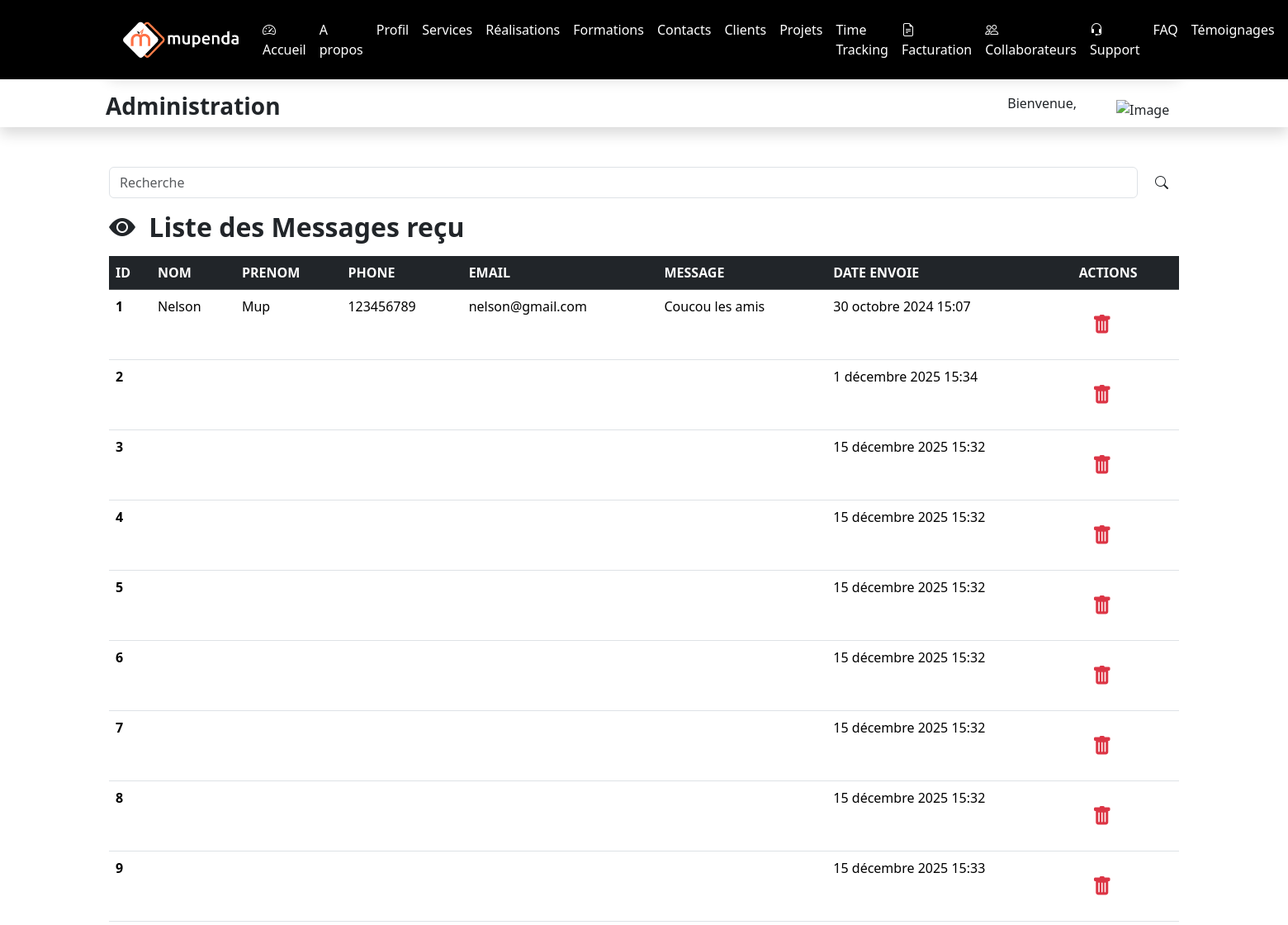
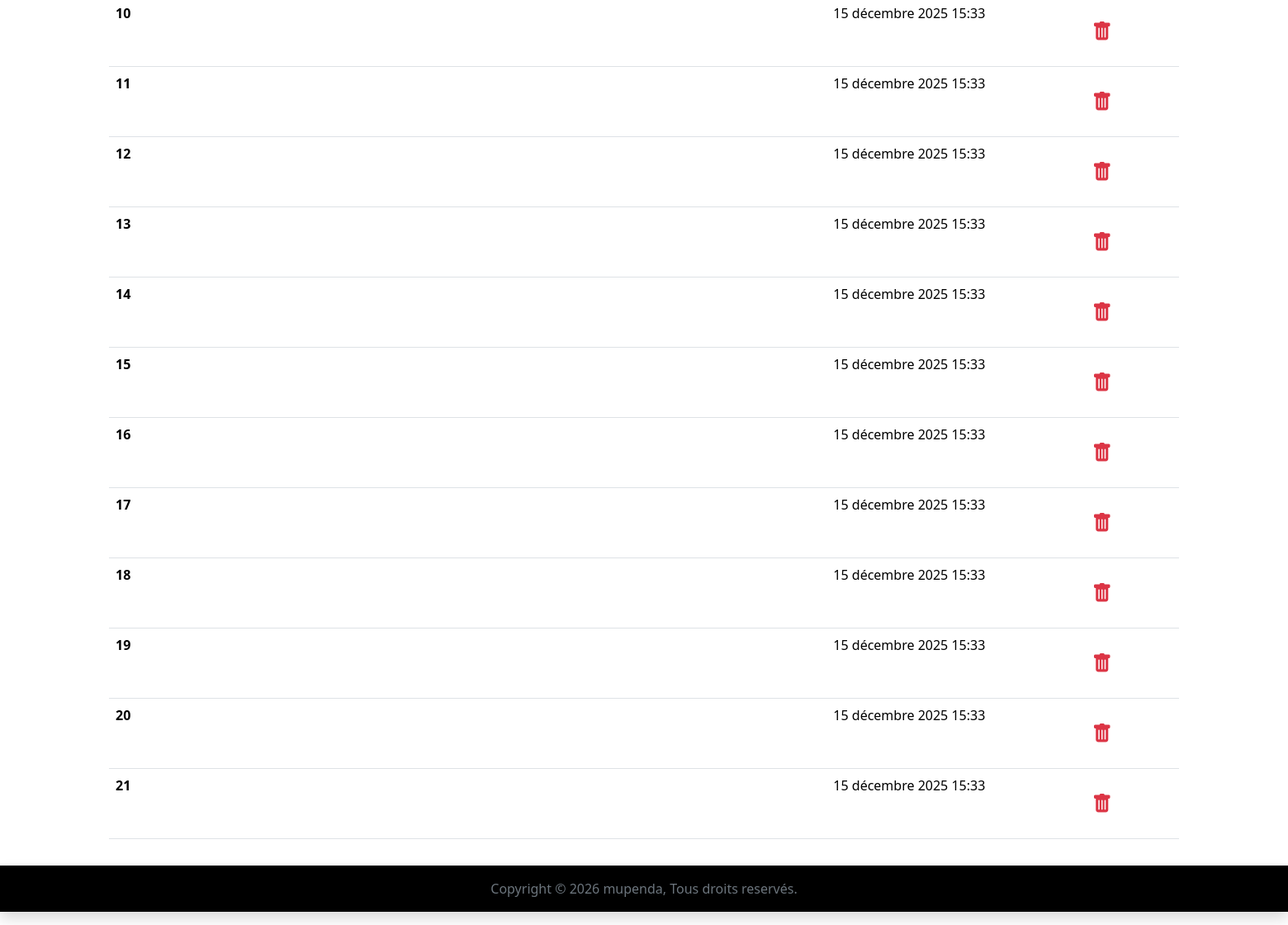
Screenshot of /administration/contact/ with the database file from the repository (2 pictures, top to bottom).
### MupendaApp/models.py (models this page shows)
class Contact(models.Model):
    nom = models.CharField(max_length=100)
    prenom = models.CharField(max_length=100)
    phone = models.CharField(max_length=50, null=True)
    email = models.EmailField(max_length=100)
    message = models.TextField()
    created_on = models.DateTimeField(auto_now_add=True, null=True)

### MupendaApp/views.py (the view)
# urls.py: path('administration/contact/',views.AdminContact, name="AdminContact"),
def AdminContact(request):
    afficherMessage = Contact.objects.all()
    return render(request, 'administration/contact.html', {'afficherMessage':afficherMessage})

### MupendaApp/templates/administration/contact.html
{% extends 'administration/indexAdmin.html' %}
{% block content %}
<section class="pt-5">
    <div class="container">
        <div class="row g-3">
            <div class="col-md-12">
                <form class="d-flex" role="search">
                    <input class="form-control me-2" type="search" placeholder="Recherche" aria-label="Search">
                    <button class="btn" id="btn" type="submit"><i class="bi bi-search"></i></button>
                  </form>
            </div>
        </div>
    </div>
</section>
<section class="py-3">
    <div class="container">
        <div class="row g-3">
            <div class="col-md-12">
                <h2 class="fw-semibold pb-2"><i class="bi bi-eye-fill me-2"></i> <span class="text-dark">Liste des Messages reçu</span></h2>
                {% if afficherMessage %}
                <table class="table table-hover">
                    <thead class="table-dark">
                      <tr>
                        <th scope="col">ID</th>
                        <th scope="col">NOM</th>
                        <th scope="col">PRENOM</th>
                        <th scope="col">PHONE</th>
                        <th scope="col">EMAIL</th>
                        <th scope="col">MESSAGE</th>
                        <th scope="col">DATE ENVOIE</th>
                        <th scope="col">ACTIONS</th>
                      </tr>
                    </thead>
                    {% for message in afficherMessage %}
                    <tbody>
                      <tr>
                        <th scope="row">{{message.id}}</th>
                        <td>{{message.nom}}</td>
                        <td>{{message.prenom}}</td>
                        <td>{{message.phone}}</td>
                        <td>{{message.email}}</td>
                        <td>{{message.message}}</td>
                        <td>{{message.created_on}}</td>
                        <td>
                            <form action="" method="POST" class="d-flex">
                                <a href="" class="text-danger fs-4 p-3"><i class="bi bi-trash-fill"></i></a>
                            </form>
                        </td>
                      </tr>
                      {% endfor %}
                    </tbody>
                </table>
                {% else %}
                    <p class="alert alert-danger text-dark fw-semibold">Aucun message à afficher pour le moment !</p>
                {% endif %}
            </div>
        </div>
    </div>
</section>
{% endblock %}

### rows the page displays
Contact: id "1", nom "Nelson", prenom "Mup", phone "123456789", email "nelson@gmail.com", message "Coucou les amis", created_on "30 octobre 2024 15:07"
Contact: id "2", created_on "1 décembre 2025 15:34"
Contact: id "3", created_on "15 décembre 2025 15:32"
Contact: id "4", created_on "15 décembre 2025 15:32"
Contact: id "5", created_on "15 décembre 2025 15:32"
Contact: id "6", created_on "15 décembre 2025 15:32"
Contact: id "7", created_on "15 décembre 2025 15:32"
Contact: id "8", created_on "15 décembre 2025 15:32"
Contact: id "9", created_on "15 décembre 2025 15:33"
Contact: id "10", created_on "15 décembre 2025 15:33"
Contact: id "11", created_on "15 décembre 2025 15:33"
Contact: id "12", created_on "15 décembre 2025 15:33"
Contact: id "13", created_on "15 décembre 2025 15:33"
Contact: id "14", created_on "15 décembre 2025 15:33"
Contact: id "15", created_on "15 décembre 2025 15:33"
Contact: id "16", created_on "15 décembre 2025 15:33"
Contact: id "17", created_on "15 décembre 2025 15:33"
Contact: id "18", created_on "15 décembre 2025 15:33"
Contact: id "19", created_on "15 décembre 2025 15:33"
Contact: id "20", created_on "15 décembre 2025 15:33"
Contact: id "21", created_on "15 décembre 2025 15:33"
